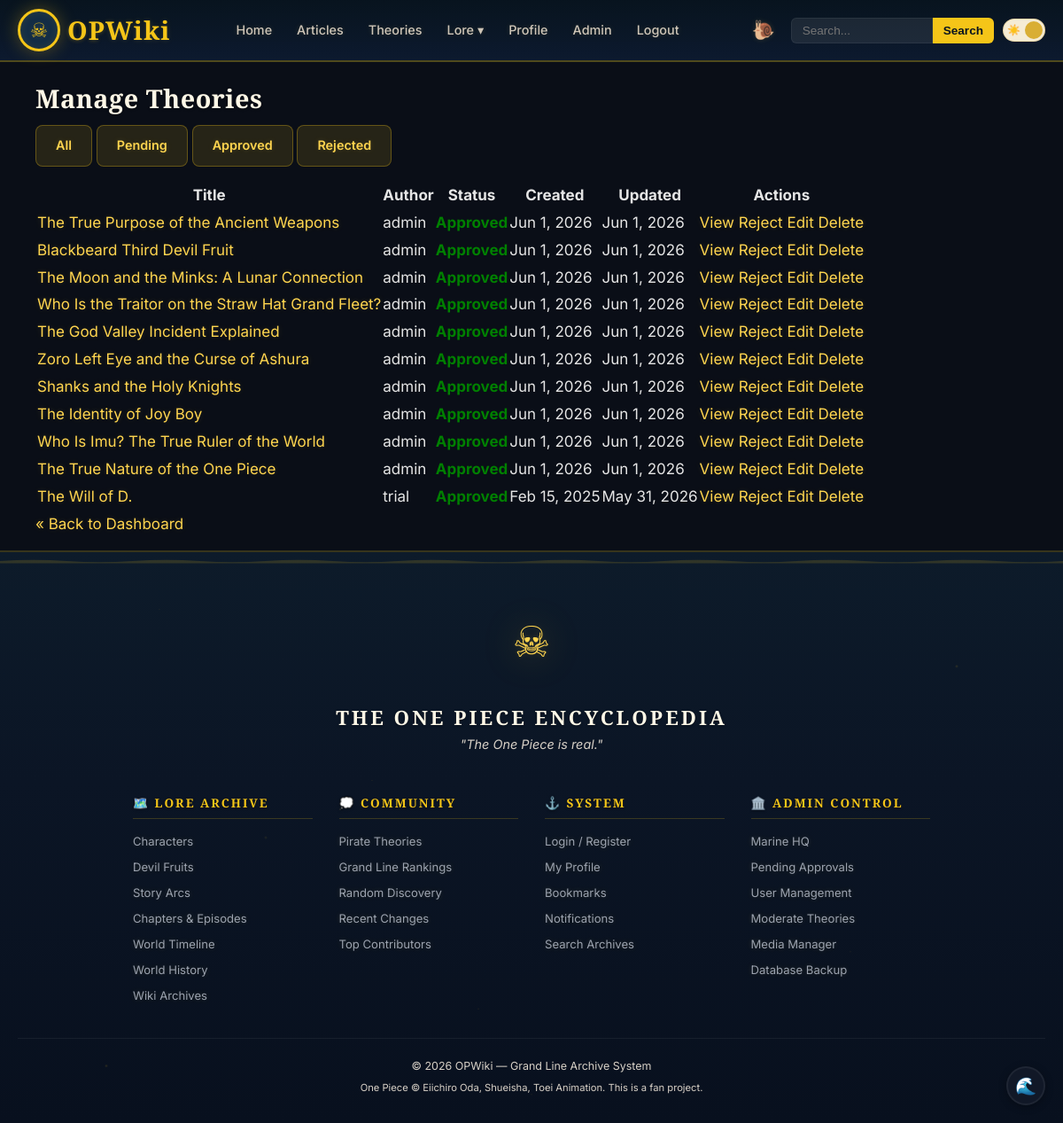
The app's page /admin/theories.php (signed in) with its own data.
### tables this page shows
CREATE TABLE `theories` (
  `id` int(11) NOT NULL AUTO_INCREMENT,
  `user_id` int(11) NOT NULL,
  `title` varchar(255) NOT NULL,
  `slug` varchar(255) NOT NULL,
  `content` text NOT NULL,
  `status` enum('pending','approved','rejected') NOT NULL DEFAULT 'pending',
  `spoiler_level` tinyint(4) NOT NULL DEFAULT 0,
  `created_at` datetime DEFAULT current_timestamp(),
  `updated_at` datetime DEFAULT current_timestamp() ON UPDATE current_timestamp(),
  PRIMARY KEY (`id`),
  UNIQUE KEY `slug` (`slug`),
  KEY `user_id` (`user_id`),
  FULLTEXT KEY `ft_theories` (`title`,`content`),
  CONSTRAINT `theories_ibfk_1` FOREIGN KEY (`user_id`) REFERENCES `users` (`id`)
);

CREATE TABLE `users` (
  `id` int(11) NOT NULL AUTO_INCREMENT,
  `username` varchar(50) NOT NULL,
  `email` varchar(100) NOT NULL,
  `password` varchar(255) NOT NULL,
  `created_at` timestamp NOT NULL DEFAULT current_timestamp(),
  `role` enum('user','moderator','admin') NOT NULL DEFAULT 'user',
  `banned` tinyint(1) DEFAULT 0,
  `reputation_points` int(11) NOT NULL DEFAULT 0,
  `spoiler_tolerance` tinyint(4) NOT NULL DEFAULT 0,
  `bio` text DEFAULT NULL,
  `profile_theme` enum('pirate','marine','revolutionary','yonko') DEFAULT 'pirate',
  `avatar` varchar(255) DEFAULT NULL,
  `cover_image` varchar(255) DEFAULT NULL,
  `favorite_character` varchar(100) DEFAULT NULL,
  `favorite_arc` varchar(100) DEFAULT NULL,
  PRIMARY KEY (`id`),
  UNIQUE KEY `username` (`username`),
  UNIQUE KEY `email` (`email`)
);

### includes/functions.php (called while the page is built, shortened)
<?php
function generate_csrf_token() {
    return $_SESSION['csrf_token'];
}
?>

### admin/theories.php (the view, shortened to what this page needs)
<?php
require_once __DIR__ . '/../includes/db_connection.php';
require_once __DIR__ . '/../includes/functions.php';
$filter = isset($_GET['filter']) ? $_GET['filter'] : 'all';
$where = '';
$theories = [];
$sql = "SELECT t.id, t.title, t.slug, t.status, t.created_at, t.updated_at, u.username
        FROM theories t JOIN users u ON t.user_id = u.id $where
        ORDER BY t.status ASC, t.created_at DESC";
$result = $conn->query($sql);
if ($result) {
    while ($row = $result->fetch_assoc()) {
        $theories[] = $row;
    }
}
$csrf_token = generate_csrf_token();
require_once __DIR__ . '/../includes/header.php';
?>
<section id="admin-theories">
    <div class="container">
        <h2>Manage Theories</h2>
        <p>
            <a href="<?php echo BASE_URL; ?>admin/theories.php" class="btn <?php echo $filter==='all'?'btn-secondary':'';?>">All</a>
            <a href="<?php echo BASE_URL; ?>admin/theories.php?filter=pending" class="btn <?php echo $filter==='pending'?'btn-secondary':'';?>">Pending</a>
            <a href="<?php echo BASE_URL; ?>admin/theories.php?filter=approved" class="btn <?php echo $filter==='approved'?'btn-secondary':'';?>">Approved</a>
            <a href="<?php echo BASE_URL; ?>admin/theories.php?filter=rejected" class="btn <?php echo $filter==='rejected'?'btn-secondary':'';?>">Rejected</a>
        </p>
        <?php if (empty($theories)): ?>
            <p>No theories found.</p>
        <?php else: ?>
            <table>
                <thead>
                    <tr>
                        <th>Title</th>
                        <th>Author</th>
                        <th>Status</th>
                        <th>Created</th>
                        <th>Updated</th>
                        <th>Actions</th>
                    </tr>
                </thead>
                <tbody>
                    <?php foreach ($theories as $t): ?>
                        <tr>
                            <td data-label="Title"><a href="<?php echo BASE_URL; ?>theories/view.php?slug=<?php echo urlencode($t['slug']); ?>"><?php echo htmlspecialchars($t['title']); ?></a></td>
                            <td data-label="Author"><?php echo htmlspecialchars($t['username']); ?></td>
                            <td data-label="Status" style="font-weight:bold;color:<?php echo ($t['status']==='pending'?'orange':($t['status']==='approved'?'green':'red'));?>;"><?php echo ucfirst($t['status']); ?></td>
                            <td data-label="Created"><?php echo date('M j, Y', strtotime($t['created_at'])); ?></td>
                            <td data-label="Updated"><?php echo date('M j, Y', strtotime($t['updated_at'])); ?></td>
                            <td data-label="Actions">
                                <a href="<?php echo BASE_URL; ?>theories/view.php?slug=<?php echo urlencode($t['slug']); ?>" class="btn-action btn-approve">View</a>
                                <?php if ($t['status'] !== 'rejected'): ?>
                                    <a href="<?php echo BASE_URL; ?>admin/theories.php?reject=<?php echo $t['id']; ?>&csrf_token=<?php echo $csrf_token; ?>" class="btn-action btn-reject">Reject</a>
                                <?php endif; ?>
                                <a href="<?php echo BASE_URL; ?>theories/submit.php?id=<?php echo $t['id']; ?>" class="btn-action btn-edit">Edit</a>
                                <a href="<?php echo BASE_URL; ?>admin/theories.php?delete=<?php echo $t['id']; ?>&csrf_token=<?php echo $csrf_token; ?>" class="btn-action btn-reject" onclick="return confirm('Delete theory &quot;<?php echo htmlspecialchars($t['title'], ENT_QUOTES); ?>&quot;?');">Delete</a>
                            </td>
                        </tr>
                    <?php endforeach; ?>
                </tbody>
            </table>
        <?php endif; ?>
        <p><a href="<?php echo BASE_URL; ?>admin/dashboard.php">&laquo; Back to Dashboard</a></p>
    </div>
</section>
<?php
require_once __DIR__ . '/../includes/footer.php';
?>

### records on screen
theories: title "The True Purpose of the Ancient Weapons", user.username "admin", status "Approved", created_at "Jun 1, 2026", updated_at "Jun 1, 2026"
theories: title "Blackbeard Third Devil Fruit", user.username "admin", status "Approved", created_at "Jun 1, 2026", updated_at "Jun 1, 2026"
theories: title "The Moon and the Minks: A Lunar Connection", user.username "admin", status "Approved", created_at "Jun 1, 2026", updated_at "Jun 1, 2026"
theories: title "Who Is the Traitor on the Straw Hat Grand Fleet?", user.username "admin", status "Approved", created_at "Jun 1, 2026", updated_at "Jun 1, 2026"
theories: title "The God Valley Incident Explained", user.username "admin", status "Approved", created_at "Jun 1, 2026", updated_at "Jun 1, 2026"
theories: title "Zoro Left Eye and the Curse of Ashura", user.username "admin", status "Approved", created_at "Jun 1, 2026", updated_at "Jun 1, 2026"
theories: title "Shanks and the Holy Knights", user.username "admin", status "Approved", created_at "Jun 1, 2026", updated_at "Jun 1, 2026"
theories: title "The Identity of Joy Boy", user.username "admin", status "Approved", created_at "Jun 1, 2026", updated_at "Jun 1, 2026"
theories: title "Who Is Imu? The True Ruler of the World", user.username "admin", status "Approved", created_at "Jun 1, 2026", updated_at "Jun 1, 2026"
theories: title "The True Nature of the One Piece", user.username "admin", status "Approved", created_at "Jun 1, 2026", updated_at "Jun 1, 2026"
theories: title "The Will of D.", user.username "trial", status "Approved", created_at "Feb 15, 2025", updated_at "May 31, 2026"
